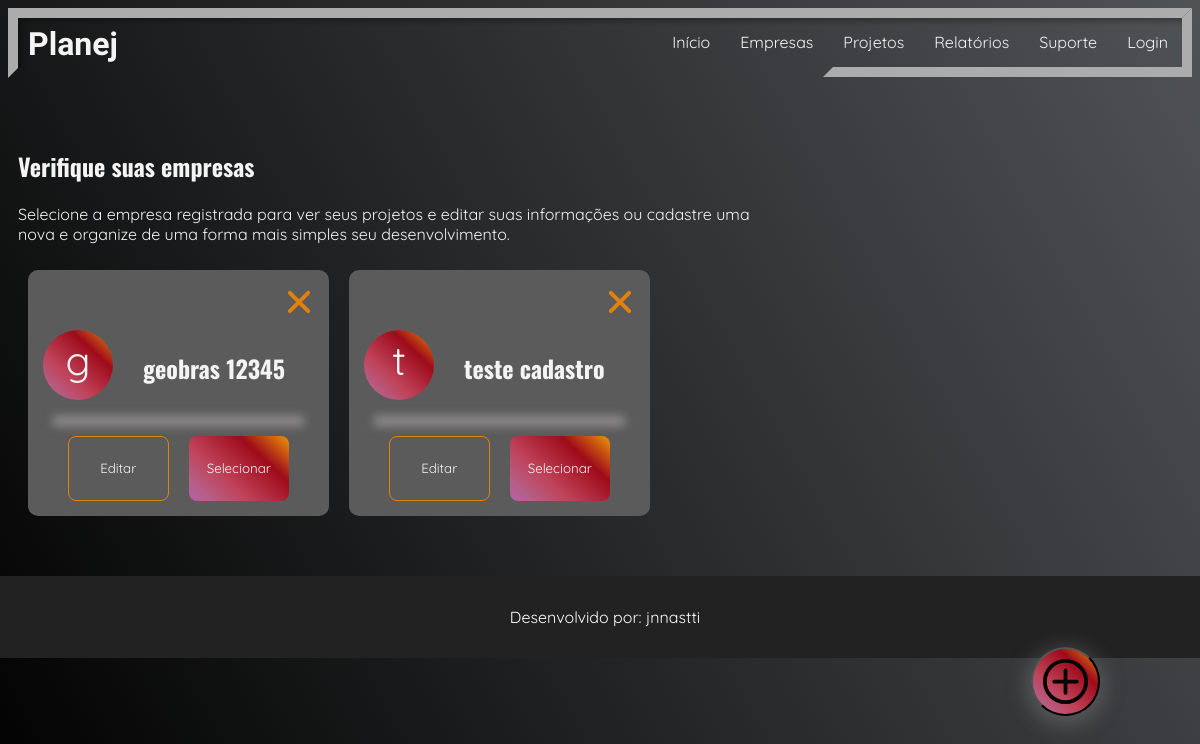
/web/pages/empresas/index.php (signed in), run on an earlier commit of the app's database.
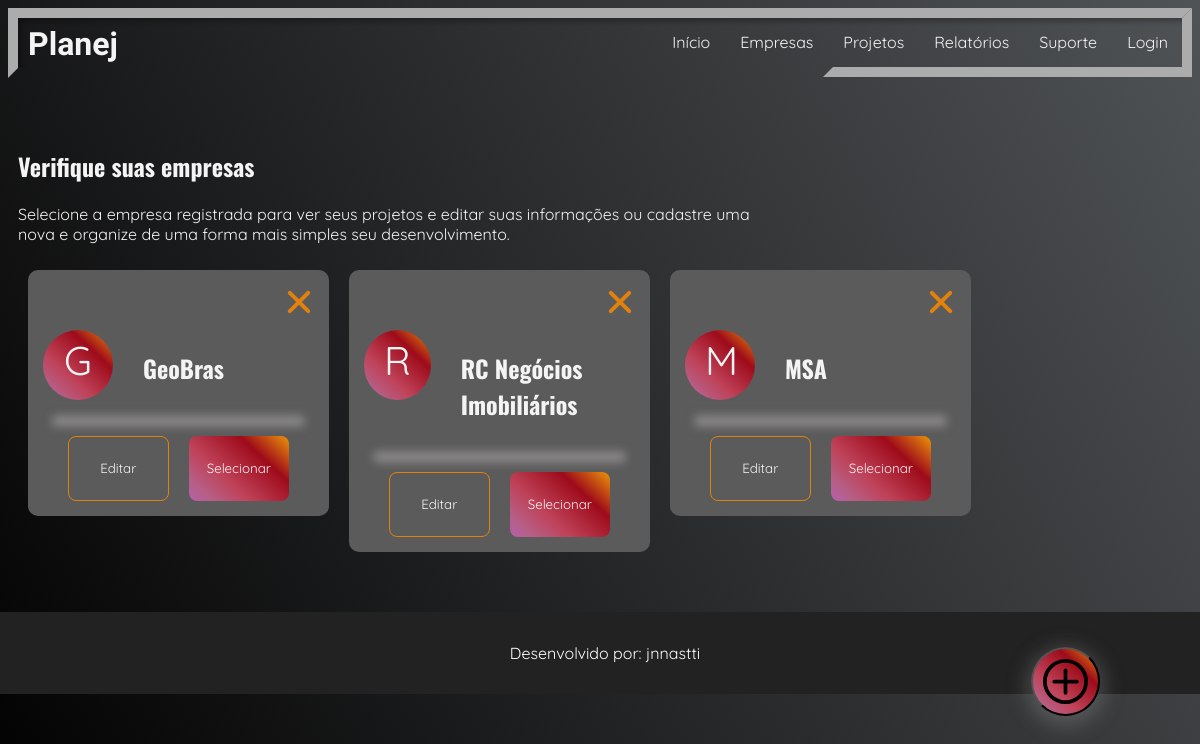
And on a later commit of the database.
### tables this page shows
CREATE TABLE empresa (idemp INTEGER PRIMARY KEY AUTOINCREMENT NOT NULL, nome VARCHAR (50));

### server/controller/EmpresaController.php (called while the page is built, shortened)
<?php
    require('../../../server/config/database.php');
    include('../../../server/src/Empresa.php');
    $empresa = new Empresa($db);
    $itemEmpresa = $empresa->listarEmpresas($_SESSION['usuarioLogin']);
    $contador = 0;
?>

### server/src/Empresa.php (called while the page is built, shortened)
<?php
class Empresa
{
    private $sqlite;
    public function __construct(MyDB $sqlite)
    {
        $this->sqlite = $sqlite;
    }
    public function listarEmpresas(string $idusu)
    {
        $selectEmpresa = $this->sqlite->prepare("SELECT empresa.* FROM empresa
                            INNER JOIN empresa_usuario ON (empresa.idemp = empresa_usuario.idemp)
                            INNER JOIN usuario ON (empresa_usuario.idusuario = usuario.idusuario)
                            WHERE usuario.idusuario = :id");
        $selectEmpresa->bindParam(':id', $idusu);
        $empresa = $selectEmpresa->execute();
        return $empresa;
    }
}
?>

### web/pages/empresas/index.php (the view, shortened to what this page needs)
<?php
    require_once('../../../server/controller/EmpresaController.php');
?>
<html>
    <head>
        <?php require('../../assets/cmp/headInfo.php'); ?>
        <link href="../../assets/styles/formStyle.css" rel="stylesheet" />
        <link href="./stylePopup.css" rel="stylesheet" />
    </head>
    <body>
        <?php require('../../assets/cmp/header.php'); ?>
        <main class="container">
            <section class="msg grid-8">
                <h1> Verifique suas empresas </h1>
                <p>
                    Selecione a empresa registrada para ver seus projetos e editar suas informações
                    ou cadastre uma nova e organize de uma forma mais simples seu desenvolvimento.
                </p>
            </section>
            <section class="empresas grid-12">
                <?php while($emp = $itemEmpresa->fetchArray()) : ?>
                <div class="emp grid-3" id="emp<?php echo $contador; ?>">
                    <a href="?id=<?php echo $emp['idemp']; ?>#deletarModal">
                        <div class="close-container">
                            <div class="rightleft"></div>
                        </div>
                    </a>
                    <div class="nome">
                        <span> <?php echo $emp['nome'][0]; ?> </span>
                        <h2> <?php echo $emp['nome']; ?> </h2>
                    </div>
                    <div>
                        <a href="?id=<?php echo $emp['idemp']; ?>#editarModal"><button class="grid-6"> Editar </button></a>
                        <form class="btnSelecionar" action="./index.php?action=selecionar" method="POST">
                            <button class="grid-6" type="submit"> Selecionar </button>
                        </form>
                    </div>
                </div>
                <?php $contador++; endwhile; ?>
            </section>
            <div>
                <a href="#cadastrarModal">
                    <button type="button" class="adicionar">
                        <img src="../../assets/imgs/add.svg">
                    </button>
                </a>
            </div>
        </main>
        <?php require('../../assets/cmp/footer.php'); ?>
    </body>
</html>

### web/assets/cmp/headInfo.php (shortened to what this page needs)
<link href='https://css.gg/add.css' rel='stylesheet'>
<link href="../../assets/styles/grid.css" rel="stylesheet" />
<link href="../../assets/styles/padrao.css" rel="stylesheet" />
<link href="../../assets/styles/headAndFooter.css" rel="stylesheet" />
<link href="./styles.css" rel="stylesheet" />

### web/assets/cmp/header.php
<header>
    <div class="header-bar">
        <h1 class="logo"> Planej </h1>
        <ul class="slider-menu">
            <li> Início </li>
            <li> Empresas </li>
            <li> Projetos </li>
            <li> Relatórios </li>
            <li> Suporte </li>
            <li> Login </li>
        </ul>
    </div>
</header>

### web/assets/cmp/footer.php
<footer>
    <div>
        <p> Desenvolvido por: jnnastti </p>
    </div>
</footer>

### web/assets/styles/grid.css (style rules this page uses)
.container { max-width: auto; margin: 0 auto; text-align: -webkit-center; }
.container::after, .container::before { content: ''; display: table; clear: both; }
main { max-width: 1260px; }
.grid-1, .grid-2, .grid-3, .grid-4, .grid-5, .grid-6, .grid-7, .grid-8, .grid-9, .grid-10, .grid-11, .grid-12 { margin-left: 10px; margin-right: 10px; float: left; display: block; min-height: 1px; }
.grid-3 { width: calc(25% - 20px); }
.grid-6 { width: calc(50% - 20px); }
.grid-8 { width: calc(66.666% - 20px); }
.grid-12 { width: calc(100% - 20px); margin-bottom: 30px; }

### web/assets/styles/padrao.css (style rules this page uses)
h1, h2, h3, h4, h5 { font-family: 'Oswald', sans-serif; }
p, button, input, label, body, a, span, input, textarea, button, select { font-family: 'Quicksand', sans-serif; }
body { background: linear-gradient(61deg, rgba(3,3,3,1) 2%, rgba(80,83,86,1) 100%); color: #f4f4f4; font-family: 'Open Sans Condensed', sans-serif; overflow-x: hidden; }

### web/assets/styles/headAndFooter.css (style rules this page uses)
.header-bar { position: relative; width: inherit; min-width: 300px; height: 50px; border: 10px solid transparent; border-top: 10px solid #acacac; border-left: 10px solid #acacac; box-shadow: 4px 4px 5px rgba(0, 0, 0, 0.25) inset; }
.header-bar::after { content: ''; position: absolute; top: -10px; right: -10px; width: 30%; height: 49px; border: 10px solid transparent; border-bottom: 10px solid #acacac; border-right: 10px solid #acacac; transition: 0.3s linear all; }
.header-bar > .logo { position: absolute; top: calc(50% - 20px); left: 10px; transform: translateY(-50%); color: #f4f4f4; font-family: 'Parisienne', cursive; cursor: default; user-select: none; }
.slider-menu { position: absolute; top: 0; right: 0; display: flex; list-style-type: none; margin: 0; padding: 0; z-index: 1; }
.slider-menu > li { display: inline-flex; padding: 14px; margin-left: 2px; font-family: 'Quicksand', sans-serif; color: #f4f4f4; cursor: pointer; transition: 0.3s linear all; user-select: none; }
footer { padding: 15; margin-top: 30; background-color: #222; display: flex; align-items: center; justify-content: center; flex-direction: column; color: #fff; bottom: 0; width: 100%; margin-left: -10px; margin-bottom: -10px; }

### web/pages/empresas/styles.css (style rules this page uses)
.msg { text-align: left; margin-top: 50px; margin-bottom: 50px; margin-bottom: 10px; }
.empresas div { background-color: rgb(92, 91, 91); border-radius: 10px; padding: 15px; text-align: left; }
.empresas div .nome { display: flex; flex-direction: row; padding: 0; }
.empresas div span { background: linear-gradient(43deg, rgba(182,95,173,1) 0%, rgba(182,95,135,1) 14%, rgba(191,66,89,1) 36%, rgba(158,11,26,1) 71%, rgba(226,130,12,1) 96%); padding: 5px 20px; border-radius: 50%; font-size: 40px; margin-right: 30px; width: 30px; height: 60px; text-align: center; }
.empresas div button:first-child { height: 65px; border-radius: 8px; outline: none!important; background: none; border: 1px solid rgba(226,130,12,1); cursor: pointer; color: #f4f4f4; transition: all 0.4s; }
.empresas div button { margin-top: 15px; height: 65px; border-radius: 8px; outline: none!important; background: linear-gradient(43deg, rgba(182,95,173,1) 0%, rgba(182,95,135,1) 14%, rgba(191,66,89,1) 36%, rgba(158,11,26,1) 71%, rgba(226,130,12,1) 96%); border: none; cursor: pointer; color: #f4f4f4; transition: all 0.4s; }
.empresas div .close-container { position: relative; margin-left: auto; margin-top: 15px; width: 30px; height: 30px; cursor: pointer; padding: 0; }
.empresas div .rightleft { height: 4px; width: 30px; position: absolute; background-color: rgba(226,130,12,1); border-radius: 2px; transform: rotate(-45deg); transition: all .3s ease-in; padding: 0; }
.adicionar { background: linear-gradient(43deg, rgba(182,95,173,1) 0%, rgba(182,95,135,1) 14%, rgba(191,66,89,1) 36%, rgba(158,11,26,1) 71%, rgba(226,130,12,1) 96%); border-radius: 50%; padding: 10px; box-shadow: 0px 5px 20px 5px rgba(146, 146, 146, 0.35); position: fixed; right: 0; bottom: 0; margin: 100px; transition: all 0.2s; cursor: pointer; }
.adicionar img { width: 45px; height: 45px; }
.btnSelecionar { padding: 0; background: none; width: auto; }

### web/assets/styles/formStyle.css (style rules this page uses)
form { padding: 40px 40px; background: #FAFAFA; align-items: center; border-radius: 8px; width: 85%; color: #333; box-shadow: 0px 0px 10px 5px rgba(170, 169, 169, 0.65); }
form button { width: 150px; margin-top: 15px; height: 65px; border-radius: 8px; outline: none!important; cursor: pointer; transition: all 0.4s; }

What changed in the data, as far as the page shows it:
changed empresa: nome "g" → "G"; nome "geobras 12345" → "GeoBras"
added empresa: nome "R", nome "RC Negócios Imobiliários"
changed empresa: nome "t" → "M"; nome "teste cadastro" → "MSA"
